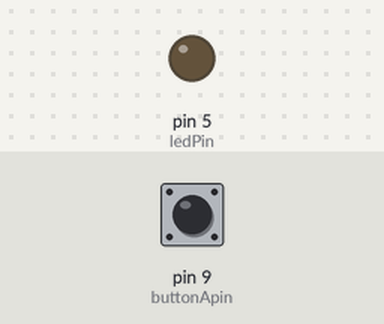
Recording of a sketch running on a simulated Arduino Uno, built with avr-gcc and run on an emulated ATmega328P. Shown: output pins drawn as LEDs (lit = HIGH). The test bench sets the inputs (shaded band); at power-on: pin 9 (buttonApin) HIGH.

Above: at 1.2 s.
1.3 s: pin 9 (buttonApin) pulled LOW for 3.2 s
At 5.3 s:
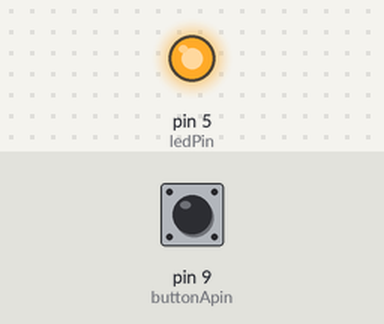
6.0 s: pin 9 (buttonApin) pulled LOW for 0.15 s
At 6.6 s:
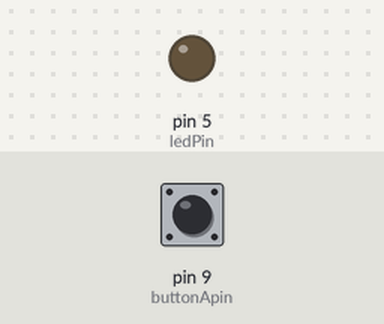
Timing chart, 0 to 9.0 s (numbered marks = the images above; inputs shaded):
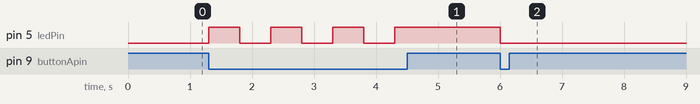

Measured:
- after the input at 1.3 s, pin 5 (ledPin): alternates HIGH for 0.50 s and LOW for 0.50 s, 7 changes in all, then stays HIGH, starting at once
- after the input at 6.0 s, pin 5 (ledPin): HIGH → LOW at once

The sketch:

polled_IO_pushButton.ino
```cpp
//Single button to turn LED on and off

int ledPin = 5;
int buttonApin = 9;
bool on;
void setup()
{
  pinMode(ledPin, OUTPUT);
  pinMode(buttonApin, INPUT_PULLUP);
  on = false;
}

void loop()
{


    if (digitalRead(buttonApin) == LOW)
    {
      if (!on){

        digitalWrite(ledPin, HIGH);
        delay(500); // delay 0.5 s
        on = true;
      }
      else {
        digitalWrite(ledPin, LOW);
        delay(500); // delay
        on = false;
      }
      //on = true;
    }

}
```
